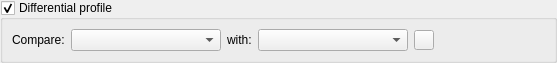
<?xml version="1.0" encoding="UTF-8"?>
<ui version="4.0">
 <class>DifferentialProfileWidget</class>
 <widget class="QWidget" name="DifferentialProfileWidget">
  <property name="geometry">
   <rect>
    <x>0</x>
    <y>0</y>
    <width>557</width>
    <height>57</height>
   </rect>
  </property>
  <property name="sizePolicy">
   <sizepolicy hsizetype="Minimum" vsizetype="Preferred">
    <horstretch>0</horstretch>
    <verstretch>0</verstretch>
   </sizepolicy>
  </property>
  <property name="windowTitle">
   <string>Form</string>
  </property>
  <layout class="QVBoxLayout" name="verticalLayout">
   <property name="leftMargin">
    <number>0</number>
   </property>
   <property name="topMargin">
    <number>0</number>
   </property>
   <property name="rightMargin">
    <number>0</number>
   </property>
   <property name="bottomMargin">
    <number>0</number>
   </property>
   <item>
    <widget class="QGroupBox" name="groupBox">
     <property name="sizePolicy">
      <sizepolicy hsizetype="Preferred" vsizetype="Preferred">
       <horstretch>0</horstretch>
       <verstretch>0</verstretch>
      </sizepolicy>
     </property>
     <property name="title">
      <string>Differential profile</string>
     </property>
     <property name="checkable">
      <bool>true</bool>
     </property>
     <layout class="QVBoxLayout" name="verticalLayout_2">
      <item>
       <layout class="QHBoxLayout" name="horizontalLayout">
        <property name="topMargin">
         <number>0</number>
        </property>
        <item>
         <widget class="QLabel" name="compareLabel">
          <property name="text">
           <string>Compare:</string>
          </property>
         </widget>
        </item>
        <item>
         <widget class="QComboBox" name="profile1DatasetNameComboBox">
          <property name="sizePolicy">
           <sizepolicy hsizetype="Minimum" vsizetype="Fixed">
            <horstretch>0</horstretch>
            <verstretch>0</verstretch>
           </sizepolicy>
          </property>
          <property name="minimumSize">
           <size>
            <width>150</width>
            <height>0</height>
           </size>
          </property>
          <property name="maximumSize">
           <size>
            <width>16777215</width>
            <height>16777215</height>
           </size>
          </property>
         </widget>
        </item>
        <item>
         <widget class="QLabel" name="withLabel">
          <property name="sizePolicy">
           <sizepolicy hsizetype="Maximum" vsizetype="Preferred">
            <horstretch>0</horstretch>
            <verstretch>0</verstretch>
           </sizepolicy>
          </property>
          <property name="text">
           <string>with:</string>
          </property>
         </widget>
        </item>
        <item>
         <widget class="QComboBox" name="profile2DatasetNameComboBox">
          <property name="sizePolicy">
           <sizepolicy hsizetype="Minimum" vsizetype="Fixed">
            <horstretch>0</horstretch>
            <verstretch>0</verstretch>
           </sizepolicy>
          </property>
          <property name="minimumSize">
           <size>
            <width>150</width>
            <height>0</height>
           </size>
          </property>
          <property name="maximumSize">
           <size>
            <width>16777215</width>
            <height>16777215</height>
           </size>
          </property>
         </widget>
        </item>
        <item>
         <widget class="ColorPickerPushButton" name="colorPushButton">
          <property name="sizePolicy">
           <sizepolicy hsizetype="Fixed" vsizetype="Fixed">
            <horstretch>0</horstretch>
            <verstretch>0</verstretch>
           </sizepolicy>
          </property>
          <property name="minimumSize">
           <size>
            <width>20</width>
            <height>20</height>
           </size>
          </property>
          <property name="maximumSize">
           <size>
            <width>20</width>
            <height>20</height>
           </size>
          </property>
          <property name="text">
           <string/>
          </property>
         </widget>
        </item>
        <item>
         <widget class="StylingPushButton" name="stylingPushButton" native="true">
          <property name="minimumSize">
           <size>
            <width>22</width>
            <height>22</height>
           </size>
          </property>
          <property name="maximumSize">
           <size>
            <width>22</width>
            <height>22</height>
           </size>
          </property>
         </widget>
        </item>
        <item>
         <spacer name="horizontalSpacer">
          <property name="orientation">
           <enum>Qt::Horizontal</enum>
          </property>
          <property name="sizeHint" stdset="0">
           <size>
            <width>40</width>
            <height>20</height>
           </size>
          </property>
         </spacer>
        </item>
       </layout>
      </item>
     </layout>
    </widget>
   </item>
  </layout>
 </widget>
 <customwidgets>
  <customwidget>
   <class>ColorPickerPushButton</class>
   <extends>QPushButton</extends>
   <header>widgets/ColorPickerPushButton.h</header>
  </customwidget>
  <customwidget>
   <class>StylingPushButton</class>
   <extends>QWidget</extends>
   <header>StylingPushButton.h</header>
   <container>1</container>
  </customwidget>
 </customwidgets>
 <resources/>
 <connections/>
</ui>
